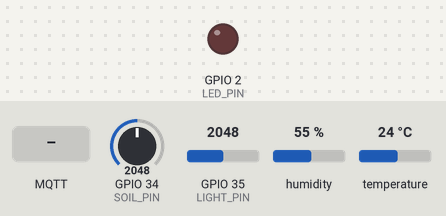
Simulated run of this sketch. Board: ESP32. Shown: output pins drawn as LEDs (lit = HIGH). Inputs (shaded band) come from the test bench; at power-on: GPIO 34 (SOIL_PIN) = 2048, GPIO 35 (LIGHT_PIN) = 2048, humidity 55 %, temperature 24 °C (analog values on the 0–4095 scale). WiFi joins after 1.5 s; servers stay silent unless stated; no MQTT or app messages arrive unless stated; what the sketch prints to the serial monitor is not drawn.

Above: at 2.7 s.
2.8 s: MQTT message "on" arrives on the first subscribed topic
At 4.0 s:
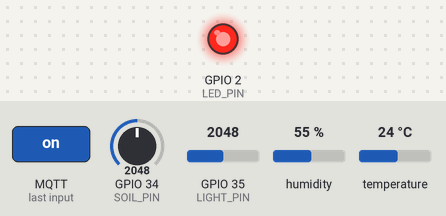
4.3 s: MQTT message "off" arrives on the first subscribed topic
At 4.8 s:
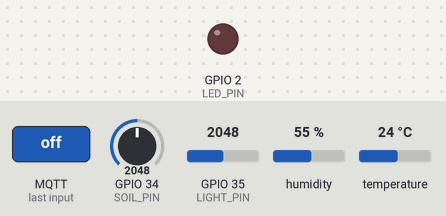
Timing chart, 0 to 7.3 s (numbered marks = the images above; inputs shaded):
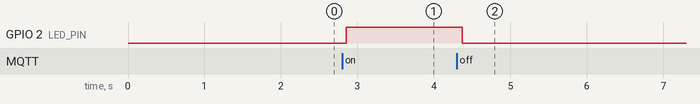

The sketch:

sketch.ino
```cpp
#include <WiFi.h>
#include <PubSubClient.h>
#include <DHT.h>

// 引脚定义
#define DHTPIN 4
#define DHTTYPE DHT22
#define SOIL_PIN 34 // 土壤湿度传感器（电位器）
#define LIGHT_PIN 35 // 光敏电阻
#define LED_PIN 2 // 执行器

DHT dht(DHTPIN, DHTTYPE);

// WiFi配置（Wokwi专用）
const char* ssid = "Wokwi-GUEST";
const char* password = "";

// MQTT配置
const char* mqtt_broker = "broker.hivemq.com";
const int mqtt_port = 1883;
const char* client_id = "esp32_greenhouse_1";

// 主题（按照设计文档）
const char* topic_temp = "team1/greenhouse/1/sensor/temperature";
const char* topic_humid = "team1/greenhouse/1/sensor/humidity";
const char* topic_soil = "team1/greenhouse/1/sensor/soil_moisture";
const char* topic_light = "team1/greenhouse/1/sensor/light";
const char* topic_actuator = "team1/greenhouse/1/actuator/led";

WiFiClient espClient;
PubSubClient mqttClient(espClient);

unsigned long lastPublishTime = 0;
const long publishInterval = 5000;

// 传感器读取函数
float readTemperature() {
  float t = dht.readTemperature();
  if (isnan(t)) return -1;
  return t;
}
float readHumidity() {
  float h = dht.readHumidity();
  if (isnan(h)) return -1;
  return h;
}
int readSoilMoisture() {
  int adc = analogRead(SOIL_PIN);
  return constrain(map(adc, 0, 4095, 0, 100), 0, 100);
}
int readLightIntensity() {
  int adc = analogRead(LIGHT_PIN);
  return constrain(map(adc, 0, 4095, 0, 100), 0, 100);
}

// 发布传感器数据（JSON格式）
void publishSensorData() {
  unsigned long now = millis();

  float temp = readTemperature();
  if (temp != -1) {
    String payload = "{\"device_id\":\"greenhouse_1\",\"sensor\":\"temperature\",\"value\":" + String(temp) + ",\"timestamp\":" + String(now) + ",\"unit\":\"celsius\"}";
    mqttClient.publish(topic_temp, payload.c_str());
    Serial.println("📤 温度: " + payload);
  }

  float hum = readHumidity();
  if (hum != -1) {
    String payload = "{\"device_id\":\"greenhouse_1\",\"sensor\":\"humidity\",\"value\":" + String(hum) + ",\"timestamp\":" + String(now) + ",\"unit\":\"%\"}";
    mqttClient.publish(topic_humid, payload.c_str());
    Serial.println("📤 湿度: " + payload);
  }

  int soil = readSoilMoisture();
  String soilPayload = "{\"device_id\":\"greenhouse_1\",\"sensor\":\"soil_moisture\",\"value\":" + String(soil) + ",\"timestamp\":" + String(now) + ",\"unit\":\"%\"}";
  mqttClient.publish(topic_soil, soilPayload.c_str());
  Serial.println("📤 土壤湿度: " + soilPayload);

  int light = readLightIntensity();
  String lightPayload = "{\"device_id\":\"greenhouse_1\",\"sensor\":\"light_intensity\",\"value\":" + String(light) + ",\"timestamp\":" + String(now) + ",\"unit\":\"%\"}";
  mqttClient.publish(topic_light, lightPayload.c_str());
  Serial.println("📤 光照强度: " + lightPayload);

  Serial.println("-------------------------------------");
}

// MQTT回调函数：处理远程控制指令
void mqttCallback(char* topic, byte* payload, unsigned int length) { // <--- 注意这个花括号
  String message;
  for (unsigned int i = 0; i < length; i++) message += (char)payload[i];
  Serial.print("📨 收到指令 [主题:" + String(topic) + "] 内容:" + message);

  if (String(topic) == topic_actuator) {
    String cmd = message;
    cmd.toLowerCase();
    bool ledState = false;
    if (cmd == "on" || cmd.indexOf("\"state\":\"on\"") != -1) ledState = true;
    else if (cmd == "off" || cmd.indexOf("\"state\":\"off\"") != -1) ledState = false;
    else return;

    digitalWrite(LED_PIN, ledState ? HIGH : LOW);
    Serial.println(ledState ? " 💡 LED点亮（水泵/风扇开启）" : " 💡 LED熄灭（水泵/风扇关闭）");

    // 发送状态反馈（符合设计文档的 status 主题）
    String feedbackTopic = "team1/greenhouse/1/status/led";
    String feedback = "{\"device_id\":\"greenhouse_1\",\"actuator\":\"led\",\"state\":" + String(ledState ? "\"on\"" : "\"off\"") + ",\"timestamp\":" + String(millis()) + "}";
    mqttClient.publish(feedbackTopic.c_str(), feedback.c_str());
    Serial.println("🔄 状态反馈已发送: " + feedback);
  }
}

// 连接WiFi
void connectWiFi() {
  Serial.print("📡 连接WiFi");
  WiFi.begin(ssid, password);
  while (WiFi.status() != WL_CONNECTED) { delay(500); Serial.print("."); }
  Serial.println("\n✅ WiFi已连接，IP:" + WiFi.localIP().toString());
}

// 连接MQTT
void connectMQTT() {
  while (!mqttClient.connected()) {
    Serial.print("🔌 连接HiveMQ...");
    if (mqttClient.connect(client_id)) {
      Serial.println("✅ 已连接");
      mqttClient.subscribe(topic_actuator);
      Serial.println("📡 已订阅控制主题: " + String(topic_actuator));
    } else {
      Serial.println("❌ 失败，5秒后重试");
      delay(5000);
    }
  }
}

void setup() {
  Serial.begin(115200);
  pinMode(LED_PIN, OUTPUT);
  digitalWrite(LED_PIN, LOW);
  dht.begin();
  analogReadResolution(12);

  Serial.println("\n🌱 智慧农业大棚系统 - 设备端启动");
  connectWiFi();
  mqttClient.setServer(mqtt_broker, mqtt_port);
  mqttClient.setCallback(mqttCallback);
  connectMQTT();
}

void loop() {
  if (!mqttClient.connected()) connectMQTT();
  mqttClient.loop();

  if (millis() - lastPublishTime >= publishInterval) {
    lastPublishTime = millis();
    publishSensorData();
  }
  delay(100);
}
```

Measured:
- after the input at 2.8 s, GPIO 2 (LED_PIN): LOW → HIGH after 0.06 s
- after the input at 4.3 s, GPIO 2 (LED_PIN): HIGH → LOW after 0.07 s
